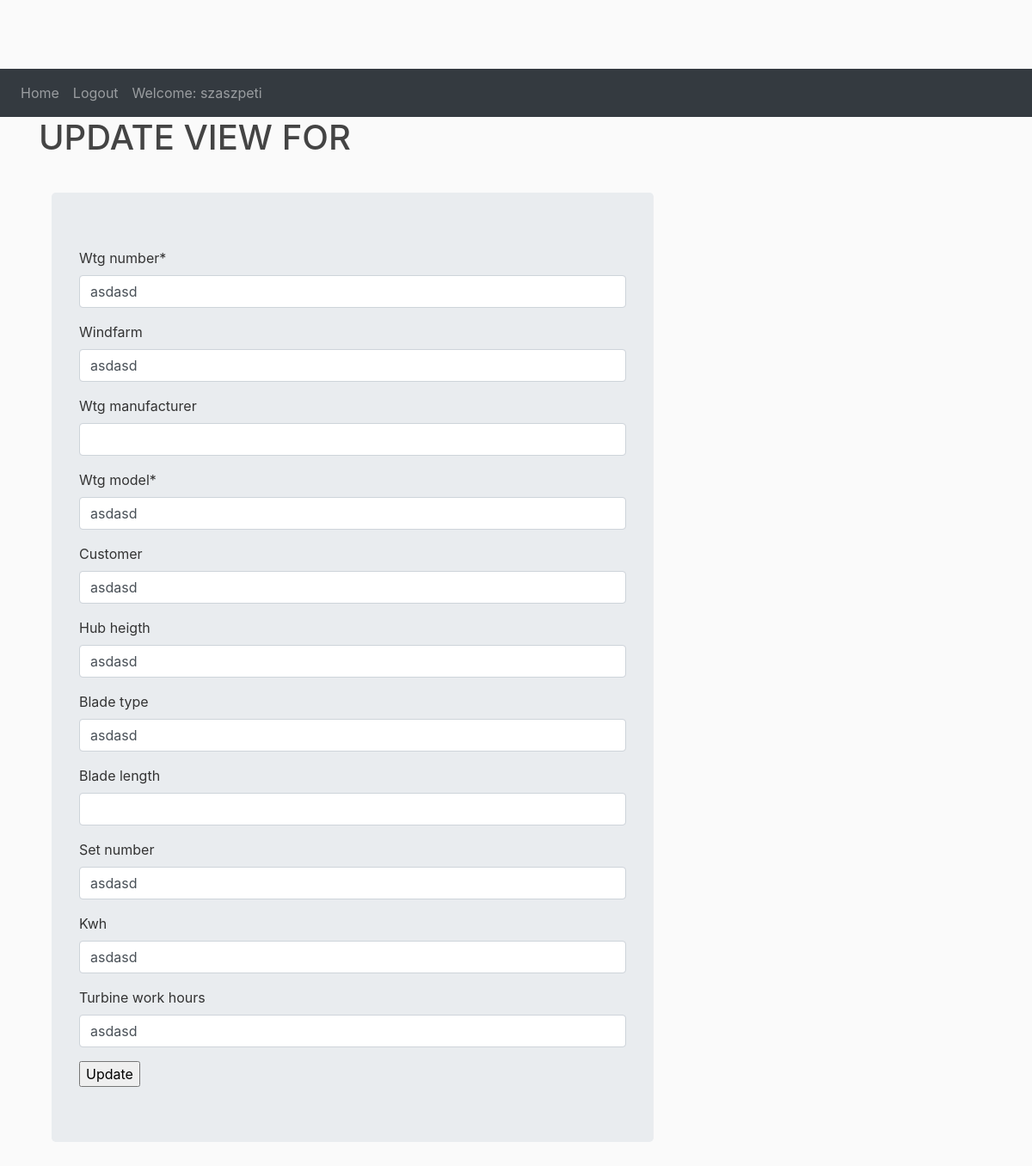
The page /bladework/edit/2/ (signed in) on the database as committed earlier.
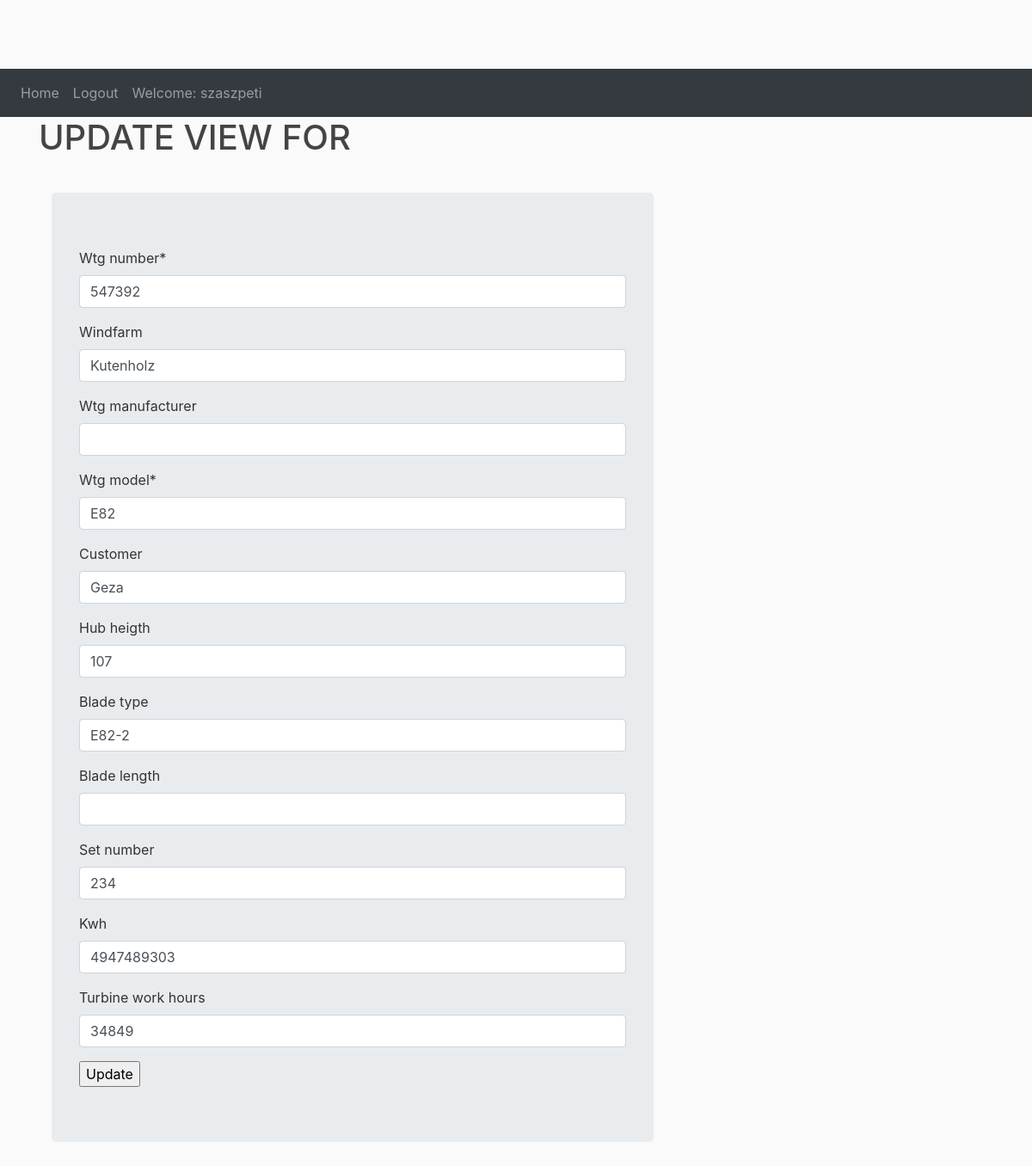
The same page on the database as committed later.
### bladework/models.py (models this page shows, shortened)
class Turbine(models.Model):
    wtg_number = models.CharField(max_length=120)
    windfarm = models.CharField(max_length=120, blank=True)
    wtg_manufacturer = models.CharField(max_length=120, blank=True)
    wtg_model = models.CharField(max_length=120)
    customer = models.CharField(max_length=120, blank=True)
    hub_heigth = models.CharField(max_length=10, blank=True)
    blade_type = models.CharField(max_length=10, blank=True)
    blade_length = models.CharField(max_length=10, blank=True)
    set_number = models.CharField(max_length=12, blank=True)
    kwh = models.CharField(max_length=10, blank=True)
    turbine_work_hours = models.CharField(max_length=10, blank=True)
    inspection_period = models.DateField(auto_now_add=True, blank=True)

### bladework/views.py (the view)
# urls.py: path('edit/<int:pk>/', TurbineUpdateView.as_view(), name='turbine_edit'),
class TurbineUpdateView(LoginRequiredMixin, UpdateView):
    model = Turbine
    template_name = "turbine_edit.html"
    fields = '__all__'
    success_url = reverse_lazy('bladework:turbine_list_view')

### bladework/templates/turbine_edit.html
{% extends 'base.html' %}
{% load crispy_forms_tags %}
{% block content %}
<h1>UPDATE VIEW FOR </h1> <br> <h2>{{object.name}}</h2>
<div class="container">
    <div class="jumbotron">
<form method="post">{% csrf_token %}
    {{ form|crispy }}
    <input type="submit" value="Update">
</form>
    </div>
    </div>
{% endblock %}

Rows that differ between the two databases and show on the page:
changed Turbine: wtg_number "asdasd" → "547392"; windfarm "asdasd" → "Kutenholz"; wtg_model "asdasd" → "E82"; customer "asdasd" → "Geza"; hub_heigth "asdasd" → "107"; blade_type "asdasd" → "E82-2"; set_number "asdasd" → "234"; kwh "asdasd" → "4947489303"; turbine_work_hours "asdasd" → "34849"
